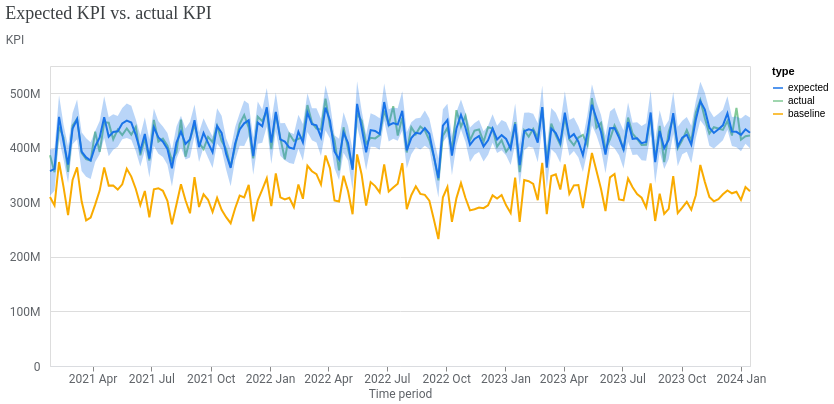

The cell this chart's notebook holds for it:
### Markdown cell above
2\. Assess the model's fit by comparing the expected sales against the actual sales.

### Code cell
model_fit = visualizer.ModelFit(mmm)
model_fit.plot_model_fit()

### Figure 1 — Vega-Lite specification as saved in the notebook (floating-point values rounded to 4 significant figures; data arrays with more than 128 entries replaced by an {"elided": "..."} marker saying what was removed)
{"config": {"view": {"continuousWidth": 300, "continuousHeight": 300}, "axis": {"labelColor": "#5F6368", "labelFont": "Roboto", "labelFontSize": 12, "titleColor": "#5F6368", "titleFont": "Roboto", "titleFontSize": 12, "titleFontWeight": "normal"}}, "layer": [{"mark": {"type": "line"}, "encoding": {"color": {"field": "type", "scale": {"domain": ["expected", "actual", "baseline"], "range": ["#1A73E8", "#81C995", "#F9AB00"]}, "type": "nominal"}, "x": {"axis": {"domainColor": "#DADCE0", "format": "%Y %b", "grid": false, "tickCount": 8}, "field": "time", "title": "Time period", "type": "temporal"}, "y": {"axis": {"domain": false, "labelExpr": "replace(format(datum.value, '.3~s'), 'G', 'B')", "labelPadding": 10, "tickCount": 5, "ticks": false, "titleAlign": "left", "titleAngle": 0, "titleY": -20}, "field": "mean", "title": "KPI", "type": "quantitative"}}}, {"mark": {"type": "rule", "opacity": 0}, "encoding": {"opacity": {"condition": {"param": "param_1", "value": 0.3, "empty": false}, "value": 0}, "tooltip": [{"field": "time", "title": "Time period", "type": "temporal"}, {"field": "expected", "format": ",.0f", "title": "Expected", "type": "quantitative"}, {"field": "actual", "format": ",.0f", "title": "Actual", "type": "quantitative"}, {"field": "baseline", "format": ",.0f", "title": "Baseline", "type": "quantitative"}], "x": {"field": "time", "type": "temporal"}}, "name": "view_1", "transform": [{"pivot": "type", "value": "mean", "groupby": ["time"]}]}, {"mark": {"type": "circle", "filled": false, "size": 36}, "encoding": {"color": {"field": "type", "legend": null, "scale": {"domain": ["expected", "actual", "baseline"], "range": ["#1A73E8", "#81C995", "#F9AB00"]}, "type": "nominal"}, "opacity": {"condition": {"param": "param_1", "value": 1, "empty": false}, "value": 0}, "x": {"field": "time", "type": "temporal"}, "y": {"field": "mean", "type": "quantitative"}}}, {"mark": {"type": "area", "opacity": 0.3}, "encoding": {"color": {"field": "type", "legend": null, "scale": {"domain": ["expected"], "range": ["#1A73E8"]}, "type": "nominal"}, "x": {"field": "time", "type": "temporal"}, "y": {"field": "ci_hi", "type": "quantitative"}, "y2": {"field": "ci_lo"}}}], "data": {"name": "data-5f0504b8c390c878c71bc71417d11ff9"}, "params": [{"name": "param_1", "select": {"type": "point", "clear": "pointerout", "fields": ["time"], "nearest": true, "on": "pointerover"}, "views": ["view_1"]}], "resolve": {"scale": {"color": "independent"}}, "title": {"text": "Expected KPI vs. actual KPI", "anchor": "start", "color": "#3C4043", "font": "Google Sans Display", "fontSize": 18, "fontWeight": "normal", "offset": 10}, "width": 700, "$schema": "https://vega.github.io/schema/vega-lite/v5.20.1.json", "datasets": {"data-5f0504b8c390c878c71bc71417d11ff9": {"elided": "468 records"}}}
